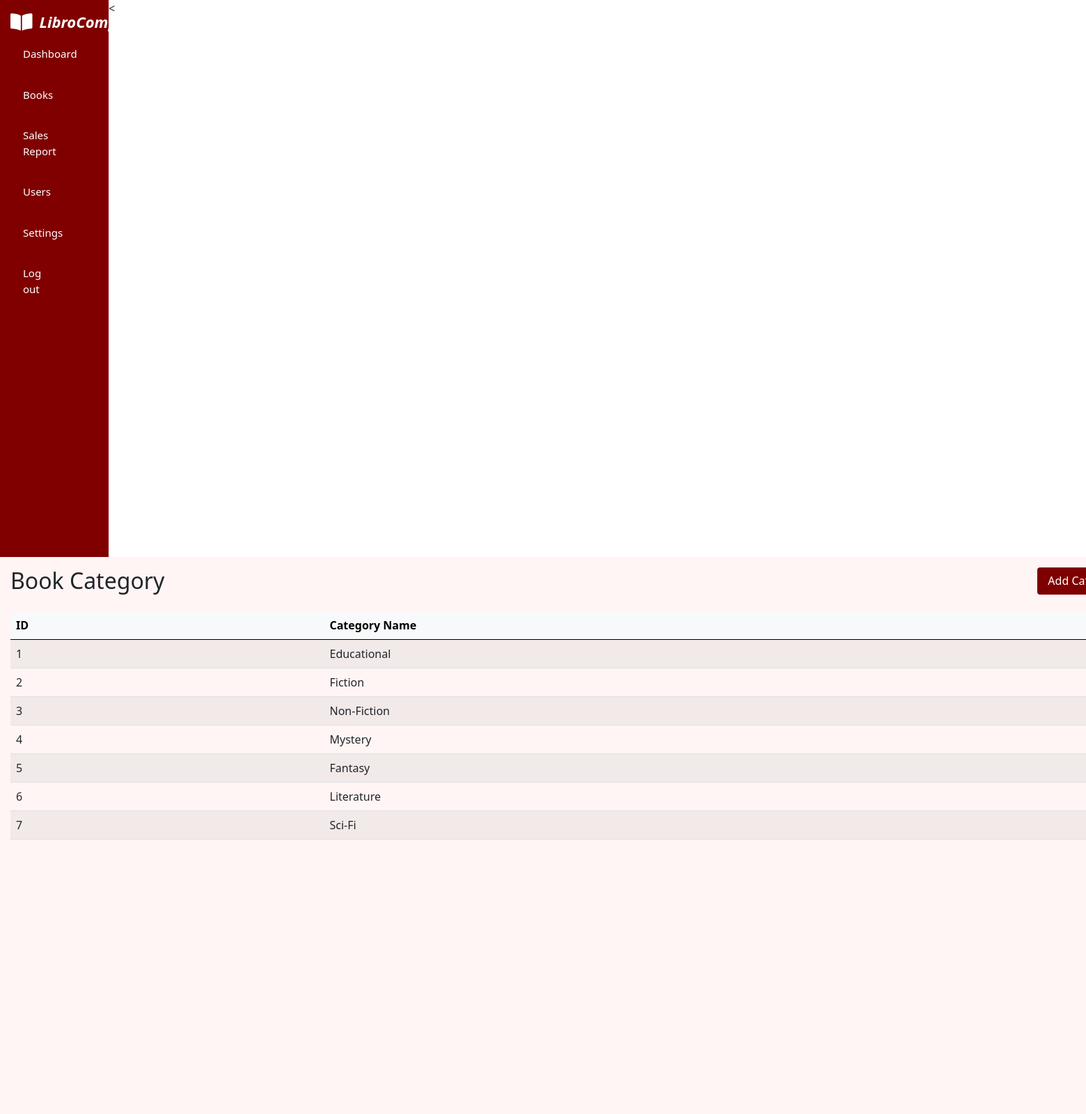
Page /libro_compartir/book_category.php on the committed database.
### tables this page shows
CREATE TABLE `tblcategory` (
  `cat_id` int(11) NOT NULL,
  `cat_name` varchar(255) NOT NULL
);

### libro_compartir/book_category.php (the view, shortened to what this page needs)
<!DOCTYPE html>
<html lang="en">
  <head>
    <link href="https://cdn.jsdelivr.net/npm/bootstrap@5.0.2/dist/css/bootstrap.min.css" rel="stylesheet">
  <link rel="stylesheet" href="dashboard.css" />
    <link
      rel="stylesheet"
      href="https://cdnjs.cloudflare.com/ajax/libs/font-awesome/5.15.4/css/all.min.css"
    />
  </head>
  <body>
    <main>
      <div class="sidebar">
         <div class="brand-logo">
<i class="fas fa-book-open"></i>
  <span>LibroCompartir</span>
</div>
        <button class="accordion" onclick="window.location.href='dashboard.php'">
          Dashboard
        </button>
        <button class="accordion">Books</button>
        <button class="accordion" onclick="window.location.href='sales_report.php'">
          Sales Report</button>
        <button class="accordion">Users</button>
        <button class="accordion">Settings</button>
        <button class="accordion" onclick="window.location.href='login.php'">
          Log out
        </button>
      </div>
      <div class="content">
    <h2 class="mb-4 d-flex justify-content-between">
     Book Category &nbsp;&nbsp;&nbsp;&nbsp;&nbsp;&nbsp;&nbsp;&nbsp;&nbsp;&nbsp;&nbsp;&nbsp;&nbsp;&nbsp;&nbsp;&nbsp;&nbsp;&nbsp;&nbsp;&nbsp;&nbsp;&nbsp;&nbsp;&nbsp;&nbsp;
       &nbsp;&nbsp;&nbsp;&nbsp;&nbsp;&nbsp;&nbsp;&nbsp;&nbsp;&nbsp;&nbsp;&nbsp;&nbsp;&nbsp;&nbsp;&nbsp;&nbsp;&nbsp;&nbsp;&nbsp;&nbsp;&nbsp;&nbsp;&nbsp;&nbsp;&nbsp;&nbsp;&nbsp;&nbsp;&nbsp;
       &nbsp;&nbsp;&nbsp;&nbsp;&nbsp;&nbsp;&nbsp;&nbsp;&nbsp;&nbsp;&nbsp;&nbsp;&nbsp;&nbsp;&nbsp;&nbsp;&nbsp;&nbsp;&nbsp;&nbsp;&nbsp;&nbsp;&nbsp;
       <button class="btn-action"><a href="add_category.php" style="color: white; text-decoration: none;">Add Category</a></button>
    </h2>
    <div class="table-responsive">
        <table id="booksTable" class="table table-striped table-hover">
            <thead class="table-light">
                <tr>
                    <th>ID</th>
                   <th>Category Name</th>
                </tr>
            </thead>
            <tbody>
                <?php
                include('config.php');
                $sql = "SELECT cat_id, cat_name
                        FROM tblcategory";
                $result = $conn->query($sql);
                if ($result->num_rows > 0) {
                    while ($row = $result->fetch_assoc()) {
                        echo "<tr>";
                        echo "<td>" . $row["cat_id"] . "</td>";
                        echo "<td>" . $row["cat_name"] . "</td>";
                        echo "</tr>";
                    }
                } else {
                    echo "<tr><td colspan='7' class='text-center'>No category found</td></tr>";
                }
                ?>
            </tbody>
        </table>
    </div>
</div>
  <
</html>

### libro_compartir/dashboard.css (style rules this page uses)
* { box-sizing: border-box; padding: 0; margin: 0; }
.sidebar { float: left; width: 10%; background-color: #800000; padding: 15px; height: 100vh; overflow-y: auto; color: white; }
.content { float: left; width: 150%; padding: 15px; height: 100vh; overflow-y: auto; background-color: #fff5f5; }
.accordion { background-color: #800000; color: white; cursor: pointer; padding: 18px; width: 50%; border: none; text-align: left; outline: none; font-size: 15px; transition: 0.4s; }

### libro_compartir/book_category.php (style rules this page uses)
.btn-action { background-color: rgb(126, 0, 0); color: white; border: none; padding: 10px 15px; border-radius: 4px; cursor: pointer; font-size: 16px; margin-left: 15px; }
.brand-logo { display: flex; align-items: center; gap: 10px; color: white; font-size: 22px; font-weight: bold; font-style: italic; }
.brand-logo i { font-size: 28px; }

### rows in the picture
tblcategory: cat_id "1", cat_name "Educational"
tblcategory: cat_id "2", cat_name "Fiction"
tblcategory: cat_id "3", cat_name "Non-Fiction"
tblcategory: cat_id "4", cat_name "Mystery"
tblcategory: cat_id "5", cat_name "Fantasy"
tblcategory: cat_id "6", cat_name "Literature"
tblcategory: cat_id "7", cat_name "Sci-Fi"
